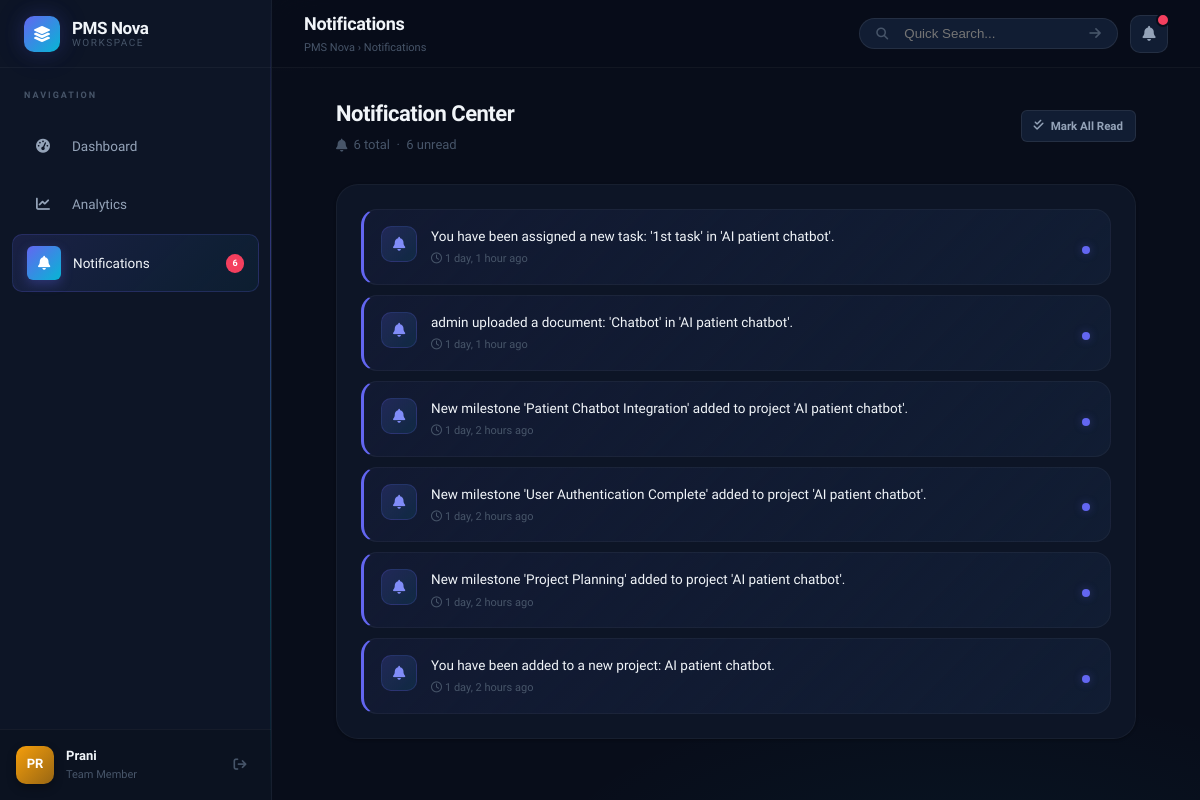
The app's page /notifications/ (signed in), older data.
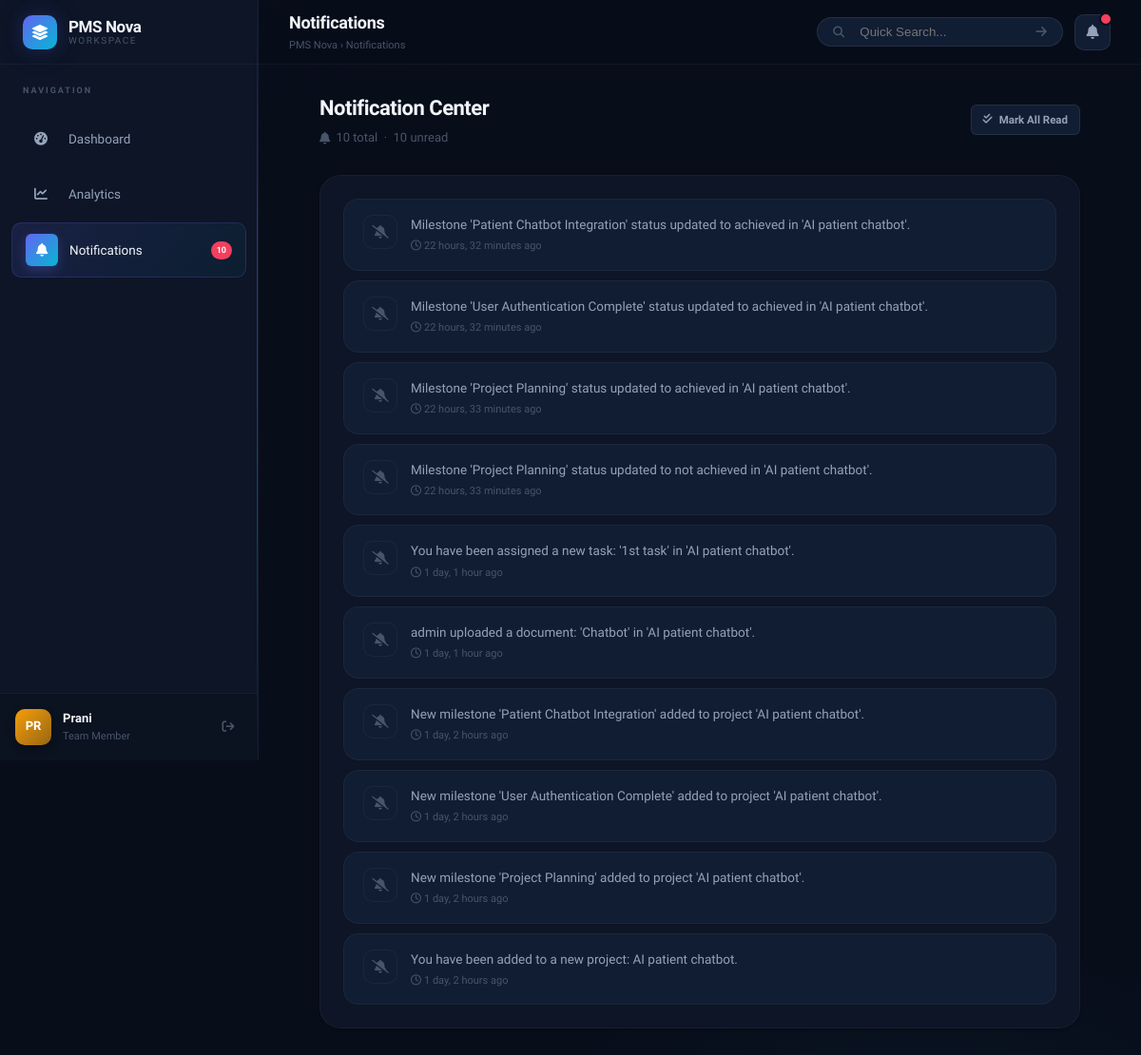
The same page, newer data.
### projects/models.py (models this page shows, shortened)
class Profile(models.Model):
    ROLE_CHOICES = [
        ('manager', 'Project Manager'),
        ('member', 'Team Member'),
    ]
    user = models.OneToOneField(User, on_delete=models.CASCADE, related_name='profile')
    role = models.CharField(max_length=10, choices=ROLE_CHOICES, default='member')
    avatar_color = models.CharField(max_length=7, default='#3b82f6')  # Tailwind blue-500 default

class Notification(models.Model):
    user = models.ForeignKey(User, on_delete=models.CASCADE, related_name='notifications')
    message = models.TextField()
    is_read = models.BooleanField(default=False)
    created_at = models.DateTimeField(auto_now_add=True)

### projects/views.py (the view)
# urls.py: path('notifications/', views.notifications_list, name='notifications_list'),
@login_required
def notifications_list(request):
    notifications = request.user.notifications.all().order_by('-created_at')
    return render(request, 'projects/notifications.html', {'notifications': notifications})

### projects/templates/projects/notifications.html (shortened to what this page needs)
{% extends 'projects/base.html' %}
{% load static %}
{% block header_title %}Notifications{% endblock %}
{% block breadcrumb_last %}Notifications{% endblock %}
{% block content %}
<div style="max-width:800px;margin:0 auto;">
    <div class="page-header">
        <div>
            <h2 class="page-title">Notification Center</h2>
            <p class="page-subtitle">
                <i class="fa-solid fa-bell"></i>
                {{ notifications.count }} total &nbsp;·&nbsp;
                {{ notifications.filter.count|default:"–" }} unread
            </p>
        </div>
        <a href="{% url 'notifications_read_all' %}" class="btn btn-secondary btn-sm">
            <i class="fa-solid fa-check-double"></i> Mark All Read
        </a>
    </div>
    <div class="card">
        {% if notifications %}
        <div class="notification-list">
            {% for notif in notifications %}
            <div class="notification-item {% if not notif.is_read %}unread{% endif %}">
                <div style="display:flex;align-items:flex-start;gap:14px;flex:1;">
                    <div style="width:36px;height:36px;border-radius:var(--radius-md);display:flex;align-items:center;justify-content:center;font-size:14px;flex-shrink:0;
                        {% if not notif.is_read %}background:linear-gradient(135deg,rgba(99,102,241,0.2),rgba(6,182,212,0.1));color:var(--brand-primary-light);border:1px solid rgba(99,102,241,0.2);
                        {% else %}background:var(--bg-elevated);color:var(--text-muted);border:1px solid var(--border-subtle);{% endif %}">
                        <i class="fa-solid fa-bell{% if notif.is_read %}-slash{% endif %}"></i>
                    </div>
                    <div class="notification-body" style="flex:1;">
                        <p class="notification-msg" style="{% if notif.is_read %}color:var(--text-secondary);{% endif %}">{{ notif.message }}</p>
                        <span class="notification-time">
                            <i class="fa-regular fa-clock" style="margin-right:3px;"></i>{{ notif.created_at|timesince }} ago
                        </span>
                    </div>
                </div>
                {% if not notif.is_read %}
                <div style="width:8px;height:8px;border-radius:50%;background:var(--brand-primary);box-shadow:0 0 8px var(--brand-primary-glow);flex-shrink:0;margin-top:6px;"></div>
                {% endif %}
            </div>
            {% endfor %}
        </div>
        {% else %}
        <div class="empty-state">
            <div class="empty-state-icon"><i class="fa-solid fa-bell-slash"></i></div>
            <p class="empty-state-title">Inbox Zero!</p>
            <p class="empty-state-desc">You have no notifications at this time. We'll let you know when something happens.</p>
        </div>
        {% endif %}
    </div>
</div>
{% endblock %}

### projects/templates/projects/base.html (shortened to what this page needs)
{% load static %}
<!DOCTYPE html>
<html lang="en">
<head>
    <link rel="stylesheet" href="https://cdnjs.cloudflare.com/ajax/libs/font-awesome/6.5.0/css/all.min.css">
    <link rel="stylesheet" href="{% static 'projects/css/style.css' %}">
</head>
<body>
<div class="app-container">
    <aside class="sidebar">
        <div class="sidebar-brand">
            <div class="sidebar-logo-icon">
                <i class="fa-solid fa-layer-group"></i>
            </div>
            <div class="sidebar-logo-text">
                <strong>PMS Nova</strong>
                <span>Workspace</span>
            </div>
        </div>
        <p class="sidebar-section-label">Navigation</p>
        <ul class="sidebar-menu">
            <li class="sidebar-item {% if request.resolver_match.url_name == 'dashboard' %}active{% endif %}">
                <a href="{% url 'dashboard' %}">
                    <span class="nav-icon"><i class="fa-solid fa-gauge-high"></i></span>
                    <span>Dashboard</span>
                </a>
            </li>
            <li class="sidebar-item {% if request.resolver_match.url_name == 'reports_view' %}active{% endif %}">
                <a href="{% url 'reports_view' %}">
                    <span class="nav-icon"><i class="fa-solid fa-chart-line"></i></span>
                    <span>Analytics</span>
                </a>
            </li>
            <li class="sidebar-item {% if request.resolver_match.url_name == 'notifications_list' %}active{% endif %}">
                <a href="{% url 'notifications_list' %}" style="position:relative;">
                    <span class="nav-icon"><i class="fa-solid fa-bell"></i></span>
                    <span>Notifications</span>
                    {% with cnt=request.user.notifications.all.count %}
                    {% if cnt > 0 %}
                    <span style="margin-left:auto; background:var(--color-danger); color:white; font-size:9px; font-weight:800; padding:2px 6px; border-radius:99px; min-width:18px; text-align:center;">{{ cnt }}</span>
                    {% endif %}
                    {% endwith %}
                </a>
            </li>
        </ul>
        <div class="sidebar-footer">
            <div class="user-avatar" style="background: linear-gradient(135deg, {{ request.user.profile.avatar_color }}, {{ request.user.profile.avatar_color }}99);">
                {{ request.user.username|slice:":2"|upper }}
            </div>
            <div class="user-info">
                <span class="user-name">{{ request.user.username }}</span>
                <span class="user-role">{{ request.user.profile.get_role_display }}</span>
            </div>
            <a href="{% url 'logout' %}" class="logout-btn" title="Logout">
                <i class="fa-solid fa-arrow-right-from-bracket"></i>
            </a>
        </div>
    </aside>
    <main class="main-content">
        <header class="main-header">
            <div class="header-left">
                <div class="header-title">
                    <h1>{% block header_title %}Overview{% endblock %}</h1>
                </div>
                <span class="header-breadcrumb">
                    {% block header_breadcrumb %}PMS Nova &rsaquo; {% block breadcrumb_last %}Dashboard{% endblock %}{% endblock %}
                </span>
            </div>
            <div class="header-actions">
                <form class="header-search" method="GET" action="{% url 'dashboard' %}">
                    <i class="fa-solid fa-magnifying-glass" style="font-size:12px;"></i>
                    <input
                        type="text"
                        name="q"
                        value="{{ request.GET.q }}"
                        placeholder="Quick Search..."
                        style="background:transparent;border:none;outline:none;flex:1;color:white;padding-left:8px;">
                    <button type="submit"
                            style="background:none;border:none;color:var(--text-muted);cursor:pointer;">
                    <i class="fa-solid fa-arrow-right"></i>
                    </button>
                </form>
                <a href="{% url 'notifications_list' %}" class="notification-bell" id="notif-bell-btn">
                    <i class="fa-solid fa-bell"></i>
                    {% if request.user.notifications.all %}
                    <span class="notification-badge" id="unread-count-badge"></span>
                    {% endif %}
                </a>
            </div>
        </header>
        <div class="content-wrapper animate-in">
            {% block content %}{% endblock %}
        </div>
    </main>
</div>
</body>
</html>

Row changes from the older to the newer data that the page shows:
added Notification: is_read True (drawn), message "Milestone 'Patient Chatbot Integration' status updated to achieved in 'AI patient chatbot'.", created_at "22 hours, 32 minutes"
added Notification: is_read True (drawn), message "Milestone 'User Authentication Complete' status updated to achieved in 'AI patient chatbot'.", created_at "22 hours, 32 minutes"
added Notification: is_read True (drawn), message "Milestone 'Project Planning' status updated to achieved in 'AI patient chatbot'.", created_at "22 hours, 33 minutes"
added Notification: is_read True (drawn), message "Milestone 'Project Planning' status updated to not achieved in 'AI patient chatbot'.", created_at "22 hours, 33 minutes"
changed Notification "You have been assigned a new task: '1st task' in 'AI patient chatbot'.": is_read False → True (drawn)
changed Notification "admin uploaded a document: 'Chatbot' in 'AI patient chatbot'.": is_read False → True (drawn)
changed Notification (number 7 of 10 on the later page): is_read False → True (drawn)
changed Notification (number 8 of 10 on the later page): is_read False → True (drawn)
changed Notification "New milestone 'Project Planning' added to project 'AI patient chatbot'.": is_read False → True (drawn)
changed Notification "You have been added to a new project: AI patient chatbot.": is_read False → True (drawn)
Text that changed along with them:
{{ cnt }}: "6" → "10"
{{ notifications.count }}: "6" → "10"
{{ notifications.filter.count|default:"–" }}: "6" → "10"
